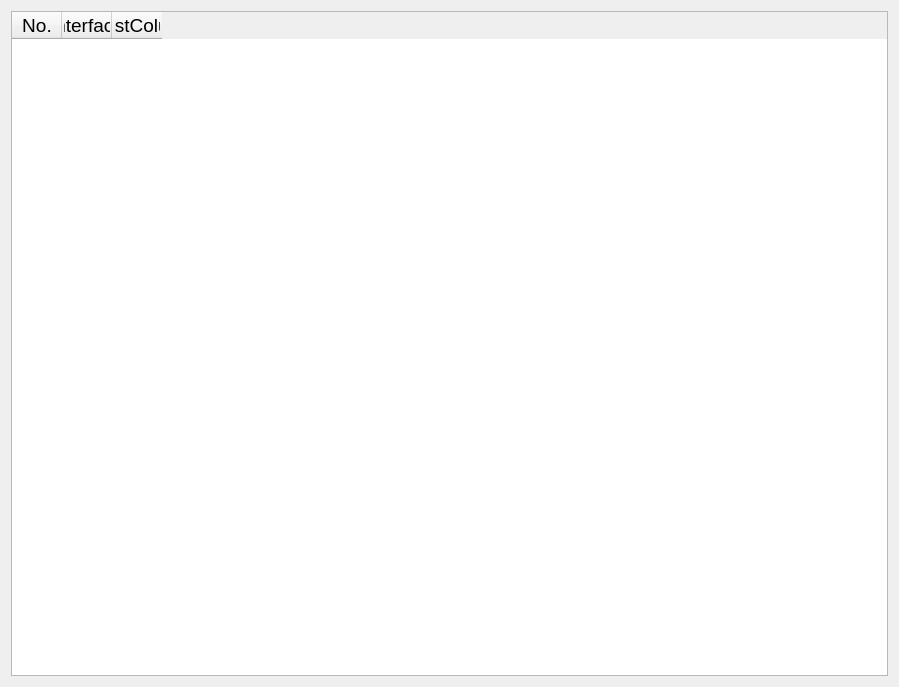
<?xml version="1.0" encoding="UTF-8"?>
<ui version="4.0">
 <class>ChooseDevs</class>
 <widget class="QDialog" name="ChooseDevs">
  <property name="geometry">
   <rect>
    <x>0</x>
    <y>0</y>
    <width>899</width>
    <height>687</height>
   </rect>
  </property>
  <property name="windowTitle">
   <string>Dialog</string>
  </property>
  <layout class="QVBoxLayout" name="verticalLayout">
   <item>
    <widget class="QTableWidget" name="home">
     <property name="font">
      <font>
       <pointsize>14</pointsize>
      </font>
     </property>
     <property name="rowCount">
      <number>0</number>
     </property>
     <property name="columnCount">
      <number>3</number>
     </property>
     <attribute name="horizontalHeaderDefaultSectionSize">
      <number>50</number>
     </attribute>
     <attribute name="horizontalHeaderHighlightSections">
      <bool>true</bool>
     </attribute>
     <column>
      <property name="text">
       <string>No.</string>
      </property>
      <property name="font">
       <font>
        <pointsize>14</pointsize>
       </font>
      </property>
     </column>
     <column>
      <property name="text">
       <string>Interface</string>
      </property>
      <property name="font">
       <font>
        <pointsize>14</pointsize>
       </font>
      </property>
     </column>
     <column>
      <property name="text">
       <string>GhostColumn</string>
      </property>
     </column>
    </widget>
   </item>
  </layout>
 </widget>
 <resources/>
 <connections/>
</ui>
